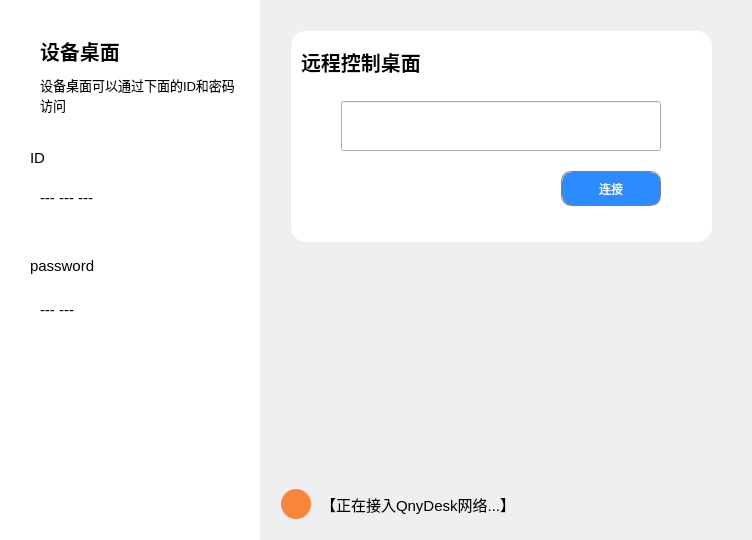
<?xml version="1.0" encoding="UTF-8"?>
<ui version="4.0">
 <class>MainWindow</class>
 <widget class="QMainWindow" name="MainWindow">
  <property name="geometry">
   <rect>
    <x>0</x>
    <y>0</y>
    <width>752</width>
    <height>540</height>
   </rect>
  </property>
  <property name="windowTitle">
   <string>QntDesk v.0.0.1</string>
  </property>
  <widget class="QWidget" name="centralWidget">
   <layout class="QHBoxLayout" name="horizontalLayout">
    <property name="spacing">
     <number>0</number>
    </property>
    <property name="leftMargin">
     <number>0</number>
    </property>
    <property name="topMargin">
     <number>0</number>
    </property>
    <property name="rightMargin">
     <number>0</number>
    </property>
    <property name="bottomMargin">
     <number>0</number>
    </property>
    <item>
     <widget class="QWidget" name="leftPanel" native="true">
      <property name="minimumSize">
       <size>
        <width>260</width>
        <height>0</height>
       </size>
      </property>
      <property name="maximumSize">
       <size>
        <width>260</width>
        <height>16777215</height>
       </size>
      </property>
      <property name="styleSheet">
       <string notr="true">background-color: rgb(255, 255, 255);</string>
      </property>
      <widget class="QLabel" name="label">
       <property name="geometry">
        <rect>
         <x>40</x>
         <y>30</y>
         <width>111</width>
         <height>41</height>
        </rect>
       </property>
       <property name="font">
        <font>
         <pointsize>15</pointsize>
         <weight>75</weight>
         <bold>true</bold>
        </font>
       </property>
       <property name="text">
        <string>设备桌面</string>
       </property>
      </widget>
      <widget class="QLabel" name="label_2">
       <property name="geometry">
        <rect>
         <x>40</x>
         <y>70</y>
         <width>200</width>
         <height>50</height>
        </rect>
       </property>
       <property name="font">
        <font>
         <pointsize>10</pointsize>
        </font>
       </property>
       <property name="text">
        <string>设备桌面可以通过下面的ID和密码访问</string>
       </property>
       <property name="wordWrap">
        <bool>true</bool>
       </property>
      </widget>
      <widget class="QWidget" name="idWidget" native="true">
       <property name="geometry">
        <rect>
         <x>20</x>
         <y>140</y>
         <width>230</width>
         <height>90</height>
        </rect>
       </property>
       <property name="styleSheet">
        <string notr="true">QWidget#idWidget{
	background-image: url(:/src/img/xun.png);
	background-repeat:no-repeat
}</string>
       </property>
       <widget class="QLabel" name="label_3">
        <property name="geometry">
         <rect>
          <x>10</x>
          <y>10</y>
          <width>72</width>
          <height>15</height>
         </rect>
        </property>
        <property name="font">
         <font>
          <pointsize>11</pointsize>
         </font>
        </property>
        <property name="text">
         <string>ID</string>
        </property>
       </widget>
       <widget class="QLabel" name="idLabel">
        <property name="geometry">
         <rect>
          <x>20</x>
          <y>50</y>
          <width>210</width>
          <height>16</height>
         </rect>
        </property>
        <property name="font">
         <font>
          <pointsize>11</pointsize>
         </font>
        </property>
        <property name="text">
         <string>--- --- ---</string>
        </property>
       </widget>
       <widget class="SettingButton" name="moreBtn">
        <property name="geometry">
         <rect>
          <x>190</x>
          <y>0</y>
          <width>40</width>
          <height>40</height>
         </rect>
        </property>
        <property name="focusPolicy">
         <enum>Qt::StrongFocus</enum>
        </property>
        <property name="autoFillBackground">
         <bool>false</bool>
        </property>
        <property name="styleSheet">
         <string notr="true">QPushButton{
	background-image: url(:/src/img/more.png);
	border-radius:15px
}
QPushButton:pressed{
	background-color:rgb(238,238,238)
}
QPushButton::menu-indicator{
	image:none
}
</string>
        </property>
        <property name="text">
         <string/>
        </property>
       </widget>
      </widget>
      <widget class="QWidget" name="passwordWidget" native="true">
       <property name="geometry">
        <rect>
         <x>20</x>
         <y>250</y>
         <width>230</width>
         <height>90</height>
        </rect>
       </property>
       <property name="styleSheet">
        <string notr="true">QWidget#passwordWidget{
	background-image: url(:/src/img/xun.png);
	background-repeat:no-repeat;
}</string>
       </property>
       <widget class="QLabel" name="label_4">
        <property name="geometry">
         <rect>
          <x>10</x>
          <y>0</y>
          <width>72</width>
          <height>31</height>
         </rect>
        </property>
        <property name="font">
         <font>
          <pointsize>11</pointsize>
         </font>
        </property>
        <property name="text">
         <string>password</string>
        </property>
       </widget>
       <widget class="QLabel" name="passwordLabel">
        <property name="geometry">
         <rect>
          <x>20</x>
          <y>40</y>
          <width>210</width>
          <height>40</height>
         </rect>
        </property>
        <property name="font">
         <font>
          <pointsize>11</pointsize>
         </font>
        </property>
        <property name="text">
         <string>--- ---</string>
        </property>
       </widget>
       <widget class="PasswordButton" name="moreBtn_2">
        <property name="geometry">
         <rect>
          <x>190</x>
          <y>36</y>
          <width>30</width>
          <height>30</height>
         </rect>
        </property>
        <property name="focusPolicy">
         <enum>Qt::StrongFocus</enum>
        </property>
        <property name="autoFillBackground">
         <bool>false</bool>
        </property>
        <property name="styleSheet">
         <string notr="true">QPushButton{
	background-image: url(://src/img/pen.png);
	border-radius:15px
}
QPushButton:pressed{
	background-color:rgb(238,238,238)
}
QPushButton::menu-indicator{
	image:none
}
</string>
        </property>
        <property name="text">
         <string/>
        </property>
       </widget>
       <widget class="PasswordButton" name="moreBtn_3">
        <property name="geometry">
         <rect>
          <x>150</x>
          <y>40</y>
          <width>30</width>
          <height>30</height>
         </rect>
        </property>
        <property name="focusPolicy">
         <enum>Qt::StrongFocus</enum>
        </property>
        <property name="autoFillBackground">
         <bool>false</bool>
        </property>
        <property name="styleSheet">
         <string notr="true">QPushButton{
	background-image: url(://src/img/eye.png);
	border-radius:15px;
	background-repeat:bo-repeated;
}
</string>
        </property>
        <property name="text">
         <string/>
        </property>
       </widget>
      </widget>
     </widget>
    </item>
    <item>
     <widget class="QWidget" name="rightPanel" native="true">
      <property name="styleSheet">
       <string notr="true"/>
      </property>
      <layout class="QVBoxLayout" name="verticalLayout">
       <item>
        <widget class="QWidget" name="widget" native="true">
         <property name="minimumSize">
          <size>
           <width>0</width>
           <height>0</height>
          </size>
         </property>
         <property name="maximumSize">
          <size>
           <width>16777215</width>
           <height>16777215</height>
          </size>
         </property>
         <property name="styleSheet">
          <string notr="true"/>
         </property>
         <widget class="QWidget" name="inputWidget" native="true">
          <property name="geometry">
           <rect>
            <x>20</x>
            <y>20</y>
            <width>421</width>
            <height>211</height>
           </rect>
          </property>
          <property name="styleSheet">
           <string notr="true">QWidget#inputWidget{
	background-color: rgb(255, 255, 255);
	border-radius:15px;
}</string>
          </property>
          <widget class="QLabel" name="label_5">
           <property name="geometry">
            <rect>
             <x>10</x>
             <y>10</y>
             <width>161</width>
             <height>41</height>
            </rect>
           </property>
           <property name="font">
            <font>
             <pointsize>15</pointsize>
             <weight>75</weight>
             <bold>true</bold>
            </font>
           </property>
           <property name="text">
            <string>远程控制桌面</string>
           </property>
          </widget>
          <widget class="QLineEdit" name="lineEdit">
           <property name="geometry">
            <rect>
             <x>50</x>
             <y>70</y>
             <width>320</width>
             <height>50</height>
            </rect>
           </property>
           <property name="font">
            <font>
             <pointsize>14</pointsize>
            </font>
           </property>
          </widget>
          <widget class="QPushButton" name="connectBtn">
           <property name="geometry">
            <rect>
             <x>270</x>
             <y>140</y>
             <width>100</width>
             <height>35</height>
            </rect>
           </property>
           <property name="styleSheet">
            <string notr="true">QPushButton#connectBtn{
	color:rgb(255,255,255);
	border:1px groove gray;
	background-color:rgb(44,140,255);
	border-radius:10px
}
QPushButton#connectBtn::pressed{
	background-color:rgb(0,113,255);
}</string>
           </property>
           <property name="text">
            <string>连接</string>
           </property>
          </widget>
         </widget>
        </widget>
       </item>
       <item>
        <widget class="QWidget" name="widget_2" native="true">
         <property name="minimumSize">
          <size>
           <width>0</width>
           <height>50</height>
          </size>
         </property>
         <property name="maximumSize">
          <size>
           <width>16777215</width>
           <height>50</height>
          </size>
         </property>
         <property name="styleSheet">
          <string notr="true"/>
         </property>
         <widget class="QPushButton" name="stateLamp">
          <property name="enabled">
           <bool>false</bool>
          </property>
          <property name="geometry">
           <rect>
            <x>10</x>
            <y>10</y>
            <width>30</width>
            <height>30</height>
           </rect>
          </property>
          <property name="styleSheet">
           <string notr="true">QPushButton{
	background-color:rgb(249,133,59);
	border-radius:15px
}</string>
          </property>
          <property name="text">
           <string/>
          </property>
         </widget>
         <widget class="QLabel" name="stateLabel">
          <property name="geometry">
           <rect>
            <x>50</x>
            <y>10</y>
            <width>401</width>
            <height>31</height>
           </rect>
          </property>
          <property name="font">
           <font>
            <pointsize>11</pointsize>
           </font>
          </property>
          <property name="text">
           <string>【正在接入QnyDesk网络...】</string>
          </property>
         </widget>
        </widget>
       </item>
      </layout>
     </widget>
    </item>
   </layout>
  </widget>
 </widget>
 <layoutdefault spacing="6" margin="11"/>
 <customwidgets>
  <customwidget>
   <class>SettingButton</class>
   <extends>QPushButton</extends>
   <header>button/SettingButton.h</header>
  </customwidget>
  <customwidget>
   <class>PasswordButton</class>
   <extends>QPushButton</extends>
   <header>button/PasswordButton.h</header>
  </customwidget>
 </customwidgets>
 <resources>
  <include location="../src.qrc"/>
 </resources>
 <connections/>
</ui>
